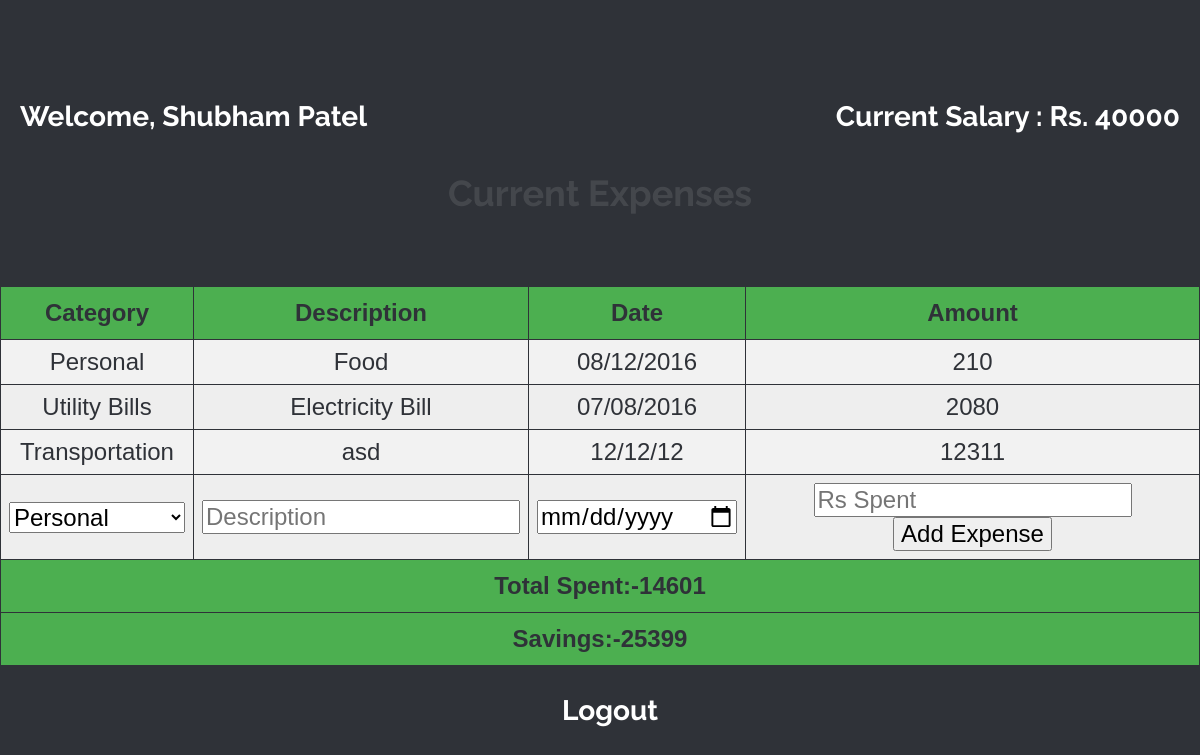
The app's page /profile.php (signed in) with its own data.
### tables this page shows
CREATE TABLE `expense` (
  `Sr_no` int(10) NOT NULL,
  `email` varchar(50) NOT NULL,
  `category` varchar(100) NOT NULL,
  `date` varchar(100) NOT NULL,
  `description` varchar(100) NOT NULL,
  `amount` int(10) NOT NULL
);

### profile.php (the view, shortened to what this page needs)
<!DOCTYPE html>
<html lang="en" class="no-js">
<head>
    <link rel="stylesheet" type="text/css" href="css/normalize.css"/>
    <link rel="stylesheet" type="text/css" href="css/demo.css"/>
    <link rel="stylesheet" type="text/css" href="css/login.css"/>
</head>
<body class="content bgcolor-4">
<div class="container">
    <h3 style="color:#FFF; float:left; margin-left:20px;">Welcome, <?php echo $_SESSION['name']; ?></h3>
    <h3 style="color:#FFF; float:right; margin-right:20px;">Current Salary : Rs. <?php echo $_SESSION['salary']; ?></h3>
    <h2 style="color:#FFF; margin-top:100px;">Current Expenses</h2>
    <table id="issues">
        <tr>
            <th>Category</th>
            <th>Description</th>
            <th>Date</th>
            <th>Amount</th
        </tr>
        <?php
        $dbhost = "localhost";
        $dbname = "moneytracker";
        $dbuser = "root";
        $dbpass = "";
        try {
        $conn = new PDO("mysql:host=$dbhost;dbname=$dbname", $dbuser, $dbpass);
        } catch (PDOException $e) {
        echo $e->getMessage();
        }
        $sql = "SELECT * FROM expense WHERE email='".$_SESSION['email']."'";
        $users = $conn->query($sql);
        $sum=0;
        foreach ($users as $row) {
            echo '<tr>
            <td>'.$row["category"].'</td>
            <td>'.$row["description"].'</td>
            <td>'.$row["date"].'</td>
            <td>'.$row["amount"].'</td>
        </tr>';
            $sum=$sum+$row["amount"];
        }
?>
        <tr>
            <form method="post" action="expense.php">
                <td><select name="category">
                        <option value="Personal">Personal</option>
                    </select></td>
                <td><input type="text" name="desc" placeholder="Description"></td>
                <td><input type="date" name="date" placeholder="DD/MM/YYYY Format"></td>
                <td><input type="number" name="amount" placeholder="Rs Spent"><input type="submit" value="Add Expense"></td>
            </form>
        </tr>
        <tr>
            <th colspan="4">Total Spent:-<?php echo $sum; ?></th>
        </tr>
        <tr>
            <th colspan="4">Savings:-<?php echo $_SESSION['salary']-$sum; ?></th>
        </tr>
    </table>
    <a href="logout.php"><h3 style="color:#FFF; margin-left:20px;">Logout</h3></a>
</div>
</body>
</html>

### css/demo.css (style rules this page uses)
*, *:after, *:before { -webkit-box-sizing: border-box; box-sizing: border-box; }
body { background: #f9f7f6; color: #404d5b; font-weight: 500; font-size: 1.05em; font-family: 'Raleway', Arial, sans-serif; }
a { color: #2fa0ec; text-decoration: none; outline: none; }
.container { margin: 0 auto; text-align: center; overflow: hidden; }
.content { font-size: 150%; padding: 3em 0; }
.content h2 { margin: 0 0 2em; opacity: 0.1; }
.bgcolor-4 { background: #2f3238; color: #fff; }

### css/login.css (style rules this page uses)
#issues { font-family: "Trebuchet MS", Arial, Helvetica, sans-serif; border-collapse: collapse; width: 100%; color: #2F3238; text-align: center; }
#issues td, #issues th { border: 1px solid #2F3238; text-align: left; padding: 8px; text-align: center; }
#issues tr:nth-child(even) { background-color: #f2f2f2; color: #2F3238; }
#issues tr:nth-child(odd) { background-color: #eee; color: #2F3238; }
#issues th { padding-top: 12px; padding-bottom: 12px; background-color: #4CAF50; color: #2F3238; }

### records on screen
expense: category "Personal", description "Food", date "08/12/2016", amount "210"
expense: category "Utility Bills", description "Electricity Bill", date "07/08/2016", amount "2080"
expense: category "Transportation", description "asd", date "12/12/12", amount "12311"

### other values on screen
$_SESSION['name'] "Shubham Patel"
$_SESSION['salary'] "40000"
$sum "14601"
$_SESSION['salary']-$sum "25399"
